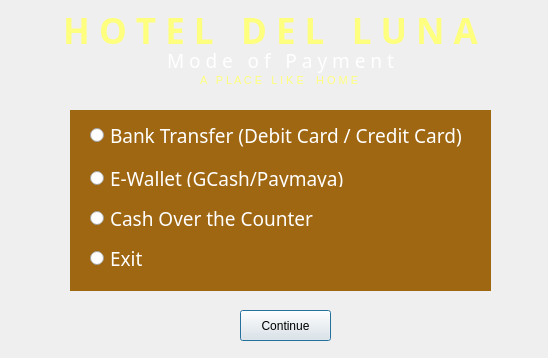
<?xml version="1.0" encoding="UTF-8"?>
<ui version="4.0">
 <class>Dialog</class>
 <widget class="QDialog" name="Dialog">
  <property name="geometry">
   <rect>
    <x>0</x>
    <y>0</y>
    <width>548</width>
    <height>358</height>
   </rect>
  </property>
  <property name="windowTitle">
   <string>Dialog</string>
  </property>
  <widget class="QLabel" name="label_2">
   <property name="geometry">
    <rect>
     <x>20</x>
     <y>40</y>
     <width>521</width>
     <height>41</height>
    </rect>
   </property>
   <property name="palette">
    <palette>
     <active>
      <colorrole role="WindowText">
       <brush brushstyle="SolidPattern">
        <color alpha="255">
         <red>255</red>
         <green>255</green>
         <blue>255</blue>
        </color>
       </brush>
      </colorrole>
      <colorrole role="Button">
       <brush brushstyle="SolidPattern">
        <color alpha="255">
         <red>255</red>
         <green>255</green>
         <blue>127</blue>
        </color>
       </brush>
      </colorrole>
      <colorrole role="Light">
       <brush brushstyle="SolidPattern">
        <color alpha="255">
         <red>255</red>
         <green>255</green>
         <blue>255</blue>
        </color>
       </brush>
      </colorrole>
      <colorrole role="Midlight">
       <brush brushstyle="SolidPattern">
        <color alpha="255">
         <red>255</red>
         <green>255</green>
         <blue>191</blue>
        </color>
       </brush>
      </colorrole>
      <colorrole role="Dark">
       <brush brushstyle="SolidPattern">
        <color alpha="255">
         <red>127</red>
         <green>127</green>
         <blue>63</blue>
        </color>
       </brush>
      </colorrole>
      <colorrole role="Mid">
       <brush brushstyle="SolidPattern">
        <color alpha="255">
         <red>170</red>
         <green>170</green>
         <blue>84</blue>
        </color>
       </brush>
      </colorrole>
      <colorrole role="Text">
       <brush brushstyle="SolidPattern">
        <color alpha="255">
         <red>0</red>
         <green>0</green>
         <blue>0</blue>
        </color>
       </brush>
      </colorrole>
      <colorrole role="BrightText">
       <brush brushstyle="SolidPattern">
        <color alpha="255">
         <red>255</red>
         <green>255</green>
         <blue>255</blue>
        </color>
       </brush>
      </colorrole>
      <colorrole role="ButtonText">
       <brush brushstyle="SolidPattern">
        <color alpha="255">
         <red>0</red>
         <green>0</green>
         <blue>0</blue>
        </color>
       </brush>
      </colorrole>
      <colorrole role="Base">
       <brush brushstyle="SolidPattern">
        <color alpha="255">
         <red>255</red>
         <green>255</green>
         <blue>255</blue>
        </color>
       </brush>
      </colorrole>
      <colorrole role="Window">
       <brush brushstyle="SolidPattern">
        <color alpha="255">
         <red>255</red>
         <green>255</green>
         <blue>127</blue>
        </color>
       </brush>
      </colorrole>
      <colorrole role="Shadow">
       <brush brushstyle="SolidPattern">
        <color alpha="255">
         <red>0</red>
         <green>0</green>
         <blue>0</blue>
        </color>
       </brush>
      </colorrole>
      <colorrole role="AlternateBase">
       <brush brushstyle="SolidPattern">
        <color alpha="255">
         <red>255</red>
         <green>255</green>
         <blue>191</blue>
        </color>
       </brush>
      </colorrole>
      <colorrole role="ToolTipBase">
       <brush brushstyle="SolidPattern">
        <color alpha="255">
         <red>255</red>
         <green>255</green>
         <blue>220</blue>
        </color>
       </brush>
      </colorrole>
      <colorrole role="ToolTipText">
       <brush brushstyle="SolidPattern">
        <color alpha="255">
         <red>0</red>
         <green>0</green>
         <blue>0</blue>
        </color>
       </brush>
      </colorrole>
     </active>
     <inactive>
      <colorrole role="WindowText">
       <brush brushstyle="SolidPattern">
        <color alpha="255">
         <red>255</red>
         <green>255</green>
         <blue>255</blue>
        </color>
       </brush>
      </colorrole>
      <colorrole role="Button">
       <brush brushstyle="SolidPattern">
        <color alpha="255">
         <red>255</red>
         <green>255</green>
         <blue>127</blue>
        </color>
       </brush>
      </colorrole>
      <colorrole role="Light">
       <brush brushstyle="SolidPattern">
        <color alpha="255">
         <red>255</red>
         <green>255</green>
         <blue>255</blue>
        </color>
       </brush>
      </colorrole>
      <colorrole role="Midlight">
       <brush brushstyle="SolidPattern">
        <color alpha="255">
         <red>255</red>
         <green>255</green>
         <blue>191</blue>
        </color>
       </brush>
      </colorrole>
      <colorrole role="Dark">
       <brush brushstyle="SolidPattern">
        <color alpha="255">
         <red>127</red>
         <green>127</green>
         <blue>63</blue>
        </color>
       </brush>
      </colorrole>
      <colorrole role="Mid">
       <brush brushstyle="SolidPattern">
        <color alpha="255">
         <red>170</red>
         <green>170</green>
         <blue>84</blue>
        </color>
       </brush>
      </colorrole>
      <colorrole role="Text">
       <brush brushstyle="SolidPattern">
        <color alpha="255">
         <red>0</red>
         <green>0</green>
         <blue>0</blue>
        </color>
       </brush>
      </colorrole>
      <colorrole role="BrightText">
       <brush brushstyle="SolidPattern">
        <color alpha="255">
         <red>255</red>
         <green>255</green>
         <blue>255</blue>
        </color>
       </brush>
      </colorrole>
      <colorrole role="ButtonText">
       <brush brushstyle="SolidPattern">
        <color alpha="255">
         <red>0</red>
         <green>0</green>
         <blue>0</blue>
        </color>
       </brush>
      </colorrole>
      <colorrole role="Base">
       <brush brushstyle="SolidPattern">
        <color alpha="255">
         <red>255</red>
         <green>255</green>
         <blue>255</blue>
        </color>
       </brush>
      </colorrole>
      <colorrole role="Window">
       <brush brushstyle="SolidPattern">
        <color alpha="255">
         <red>255</red>
         <green>255</green>
         <blue>127</blue>
        </color>
       </brush>
      </colorrole>
      <colorrole role="Shadow">
       <brush brushstyle="SolidPattern">
        <color alpha="255">
         <red>0</red>
         <green>0</green>
         <blue>0</blue>
        </color>
       </brush>
      </colorrole>
      <colorrole role="AlternateBase">
       <brush brushstyle="SolidPattern">
        <color alpha="255">
         <red>255</red>
         <green>255</green>
         <blue>191</blue>
        </color>
       </brush>
      </colorrole>
      <colorrole role="ToolTipBase">
       <brush brushstyle="SolidPattern">
        <color alpha="255">
         <red>255</red>
         <green>255</green>
         <blue>220</blue>
        </color>
       </brush>
      </colorrole>
      <colorrole role="ToolTipText">
       <brush brushstyle="SolidPattern">
        <color alpha="255">
         <red>0</red>
         <green>0</green>
         <blue>0</blue>
        </color>
       </brush>
      </colorrole>
     </inactive>
     <disabled>
      <colorrole role="WindowText">
       <brush brushstyle="SolidPattern">
        <color alpha="255">
         <red>127</red>
         <green>127</green>
         <blue>63</blue>
        </color>
       </brush>
      </colorrole>
      <colorrole role="Button">
       <brush brushstyle="SolidPattern">
        <color alpha="255">
         <red>255</red>
         <green>255</green>
         <blue>127</blue>
        </color>
       </brush>
      </colorrole>
      <colorrole role="Light">
       <brush brushstyle="SolidPattern">
        <color alpha="255">
         <red>255</red>
         <green>255</green>
         <blue>255</blue>
        </color>
       </brush>
      </colorrole>
      <colorrole role="Midlight">
       <brush brushstyle="SolidPattern">
        <color alpha="255">
         <red>255</red>
         <green>255</green>
         <blue>191</blue>
        </color>
       </brush>
      </colorrole>
      <colorrole role="Dark">
       <brush brushstyle="SolidPattern">
        <color alpha="255">
         <red>127</red>
         <green>127</green>
         <blue>63</blue>
        </color>
       </brush>
      </colorrole>
      <colorrole role="Mid">
       <brush brushstyle="SolidPattern">
        <color alpha="255">
         <red>170</red>
         <green>170</green>
         <blue>84</blue>
        </color>
       </brush>
      </colorrole>
      <colorrole role="Text">
       <brush brushstyle="SolidPattern">
        <color alpha="255">
         <red>127</red>
         <green>127</green>
         <blue>63</blue>
        </color>
       </brush>
      </colorrole>
      <colorrole role="BrightText">
       <brush brushstyle="SolidPattern">
        <color alpha="255">
         <red>255</red>
         <green>255</green>
         <blue>255</blue>
        </color>
       </brush>
      </colorrole>
      <colorrole role="ButtonText">
       <brush brushstyle="SolidPattern">
        <color alpha="255">
         <red>127</red>
         <green>127</green>
         <blue>63</blue>
        </color>
       </brush>
      </colorrole>
      <colorrole role="Base">
       <brush brushstyle="SolidPattern">
        <color alpha="255">
         <red>255</red>
         <green>255</green>
         <blue>127</blue>
        </color>
       </brush>
      </colorrole>
      <colorrole role="Window">
       <brush brushstyle="SolidPattern">
        <color alpha="255">
         <red>255</red>
         <green>255</green>
         <blue>127</blue>
        </color>
       </brush>
      </colorrole>
      <colorrole role="Shadow">
       <brush brushstyle="SolidPattern">
        <color alpha="255">
         <red>0</red>
         <green>0</green>
         <blue>0</blue>
        </color>
       </brush>
      </colorrole>
      <colorrole role="AlternateBase">
       <brush brushstyle="SolidPattern">
        <color alpha="255">
         <red>255</red>
         <green>255</green>
         <blue>127</blue>
        </color>
       </brush>
      </colorrole>
      <colorrole role="ToolTipBase">
       <brush brushstyle="SolidPattern">
        <color alpha="255">
         <red>255</red>
         <green>255</green>
         <blue>220</blue>
        </color>
       </brush>
      </colorrole>
      <colorrole role="ToolTipText">
       <brush brushstyle="SolidPattern">
        <color alpha="255">
         <red>0</red>
         <green>0</green>
         <blue>0</blue>
        </color>
       </brush>
      </colorrole>
     </disabled>
    </palette>
   </property>
   <property name="font">
    <font>
     <family>Century Gothic</family>
     <pointsize>14</pointsize>
     <weight>50</weight>
     <bold>false</bold>
    </font>
   </property>
   <property name="toolTipDuration">
    <number>-4</number>
   </property>
   <property name="autoFillBackground">
    <bool>false</bool>
   </property>
   <property name="text">
    <string>M o d e   o f   P a y m e n t</string>
   </property>
   <property name="alignment">
    <set>Qt::AlignCenter</set>
   </property>
  </widget>
  <widget class="QRadioButton" name="rbCard">
   <property name="geometry">
    <rect>
     <x>90</x>
     <y>120</y>
     <width>391</width>
     <height>31</height>
    </rect>
   </property>
   <property name="palette">
    <palette>
     <active>
      <colorrole role="WindowText">
       <brush brushstyle="SolidPattern">
        <color alpha="255">
         <red>255</red>
         <green>255</green>
         <blue>255</blue>
        </color>
       </brush>
      </colorrole>
     </active>
     <inactive>
      <colorrole role="WindowText">
       <brush brushstyle="SolidPattern">
        <color alpha="255">
         <red>255</red>
         <green>255</green>
         <blue>255</blue>
        </color>
       </brush>
      </colorrole>
     </inactive>
     <disabled>
      <colorrole role="WindowText">
       <brush brushstyle="SolidPattern">
        <color alpha="255">
         <red>120</red>
         <green>120</green>
         <blue>120</blue>
        </color>
       </brush>
      </colorrole>
     </disabled>
    </palette>
   </property>
   <property name="font">
    <font>
     <family>Century Gothic</family>
     <pointsize>14</pointsize>
    </font>
   </property>
   <property name="text">
    <string>Bank Transfer (Debit Card / Credit Card)</string>
   </property>
  </widget>
  <widget class="QRadioButton" name="rbEwallet">
   <property name="geometry">
    <rect>
     <x>90</x>
     <y>170</y>
     <width>341</width>
     <height>17</height>
    </rect>
   </property>
   <property name="palette">
    <palette>
     <active>
      <colorrole role="WindowText">
       <brush brushstyle="SolidPattern">
        <color alpha="255">
         <red>255</red>
         <green>255</green>
         <blue>255</blue>
        </color>
       </brush>
      </colorrole>
     </active>
     <inactive>
      <colorrole role="WindowText">
       <brush brushstyle="SolidPattern">
        <color alpha="255">
         <red>255</red>
         <green>255</green>
         <blue>255</blue>
        </color>
       </brush>
      </colorrole>
     </inactive>
     <disabled>
      <colorrole role="WindowText">
       <brush brushstyle="SolidPattern">
        <color alpha="255">
         <red>120</red>
         <green>120</green>
         <blue>120</blue>
        </color>
       </brush>
      </colorrole>
     </disabled>
    </palette>
   </property>
   <property name="font">
    <font>
     <family>Century Gothic</family>
     <pointsize>14</pointsize>
    </font>
   </property>
   <property name="text">
    <string>E-Wallet (GCash/Paymaya)</string>
   </property>
  </widget>
  <widget class="QRadioButton" name="rbCash">
   <property name="geometry">
    <rect>
     <x>90</x>
     <y>210</y>
     <width>351</width>
     <height>17</height>
    </rect>
   </property>
   <property name="palette">
    <palette>
     <active>
      <colorrole role="WindowText">
       <brush brushstyle="SolidPattern">
        <color alpha="255">
         <red>255</red>
         <green>255</green>
         <blue>255</blue>
        </color>
       </brush>
      </colorrole>
     </active>
     <inactive>
      <colorrole role="WindowText">
       <brush brushstyle="SolidPattern">
        <color alpha="255">
         <red>255</red>
         <green>255</green>
         <blue>255</blue>
        </color>
       </brush>
      </colorrole>
     </inactive>
     <disabled>
      <colorrole role="WindowText">
       <brush brushstyle="SolidPattern">
        <color alpha="255">
         <red>120</red>
         <green>120</green>
         <blue>120</blue>
        </color>
       </brush>
      </colorrole>
     </disabled>
    </palette>
   </property>
   <property name="font">
    <font>
     <family>Century Gothic</family>
     <pointsize>14</pointsize>
    </font>
   </property>
   <property name="text">
    <string>Cash Over the Counter</string>
   </property>
  </widget>
  <widget class="QRadioButton" name="rbExit">
   <property name="geometry">
    <rect>
     <x>90</x>
     <y>250</y>
     <width>201</width>
     <height>17</height>
    </rect>
   </property>
   <property name="palette">
    <palette>
     <active>
      <colorrole role="WindowText">
       <brush brushstyle="SolidPattern">
        <color alpha="255">
         <red>255</red>
         <green>255</green>
         <blue>255</blue>
        </color>
       </brush>
      </colorrole>
     </active>
     <inactive>
      <colorrole role="WindowText">
       <brush brushstyle="SolidPattern">
        <color alpha="255">
         <red>255</red>
         <green>255</green>
         <blue>255</blue>
        </color>
       </brush>
      </colorrole>
     </inactive>
     <disabled>
      <colorrole role="WindowText">
       <brush brushstyle="SolidPattern">
        <color alpha="255">
         <red>120</red>
         <green>120</green>
         <blue>120</blue>
        </color>
       </brush>
      </colorrole>
     </disabled>
    </palette>
   </property>
   <property name="font">
    <font>
     <family>Century Gothic</family>
     <pointsize>14</pointsize>
    </font>
   </property>
   <property name="text">
    <string>Exit</string>
   </property>
  </widget>
  <widget class="QLabel" name="label_3">
   <property name="geometry">
    <rect>
     <x>0</x>
     <y>-10</y>
     <width>561</width>
     <height>421</height>
    </rect>
   </property>
   <property name="text">
    <string/>
   </property>
   <property name="pixmap">
    <pixmap>197106241_971084893703044_7335483416753745947_n.jpg</pixmap>
   </property>
  </widget>
  <widget class="QLabel" name="label_4">
   <property name="geometry">
    <rect>
     <x>10</x>
     <y>10</y>
     <width>521</width>
     <height>41</height>
    </rect>
   </property>
   <property name="palette">
    <palette>
     <active>
      <colorrole role="WindowText">
       <brush brushstyle="SolidPattern">
        <color alpha="255">
         <red>255</red>
         <green>255</green>
         <blue>127</blue>
        </color>
       </brush>
      </colorrole>
      <colorrole role="Button">
       <brush brushstyle="SolidPattern">
        <color alpha="255">
         <red>255</red>
         <green>255</green>
         <blue>127</blue>
        </color>
       </brush>
      </colorrole>
      <colorrole role="Light">
       <brush brushstyle="SolidPattern">
        <color alpha="255">
         <red>255</red>
         <green>255</green>
         <blue>255</blue>
        </color>
       </brush>
      </colorrole>
      <colorrole role="Midlight">
       <brush brushstyle="SolidPattern">
        <color alpha="255">
         <red>255</red>
         <green>255</green>
         <blue>191</blue>
        </color>
       </brush>
      </colorrole>
      <colorrole role="Dark">
       <brush brushstyle="SolidPattern">
        <color alpha="255">
         <red>127</red>
         <green>127</green>
         <blue>63</blue>
        </color>
       </brush>
      </colorrole>
      <colorrole role="Mid">
       <brush brushstyle="SolidPattern">
        <color alpha="255">
         <red>170</red>
         <green>170</green>
         <blue>84</blue>
        </color>
       </brush>
      </colorrole>
      <colorrole role="Text">
       <brush brushstyle="SolidPattern">
        <color alpha="255">
         <red>0</red>
         <green>0</green>
         <blue>0</blue>
        </color>
       </brush>
      </colorrole>
      <colorrole role="BrightText">
       <brush brushstyle="SolidPattern">
        <color alpha="255">
         <red>255</red>
         <green>255</green>
         <blue>255</blue>
        </color>
       </brush>
      </colorrole>
      <colorrole role="ButtonText">
       <brush brushstyle="SolidPattern">
        <color alpha="255">
         <red>0</red>
         <green>0</green>
         <blue>0</blue>
        </color>
       </brush>
      </colorrole>
      <colorrole role="Base">
       <brush brushstyle="SolidPattern">
        <color alpha="255">
         <red>255</red>
         <green>255</green>
         <blue>255</blue>
        </color>
       </brush>
      </colorrole>
      <colorrole role="Window">
       <brush brushstyle="SolidPattern">
        <color alpha="255">
         <red>255</red>
         <green>255</green>
         <blue>127</blue>
        </color>
       </brush>
      </colorrole>
      <colorrole role="Shadow">
       <brush brushstyle="SolidPattern">
        <color alpha="255">
         <red>0</red>
         <green>0</green>
         <blue>0</blue>
        </color>
       </brush>
      </colorrole>
      <colorrole role="AlternateBase">
       <brush brushstyle="SolidPattern">
        <color alpha="255">
         <red>255</red>
         <green>255</green>
         <blue>191</blue>
        </color>
       </brush>
      </colorrole>
      <colorrole role="ToolTipBase">
       <brush brushstyle="SolidPattern">
        <color alpha="255">
         <red>255</red>
         <green>255</green>
         <blue>220</blue>
        </color>
       </brush>
      </colorrole>
      <colorrole role="ToolTipText">
       <brush brushstyle="SolidPattern">
        <color alpha="255">
         <red>0</red>
         <green>0</green>
         <blue>0</blue>
        </color>
       </brush>
      </colorrole>
     </active>
     <inactive>
      <colorrole role="WindowText">
       <brush brushstyle="SolidPattern">
        <color alpha="255">
         <red>255</red>
         <green>255</green>
         <blue>127</blue>
        </color>
       </brush>
      </colorrole>
      <colorrole role="Button">
       <brush brushstyle="SolidPattern">
        <color alpha="255">
         <red>255</red>
         <green>255</green>
         <blue>127</blue>
        </color>
       </brush>
      </colorrole>
      <colorrole role="Light">
       <brush brushstyle="SolidPattern">
        <color alpha="255">
         <red>255</red>
         <green>255</green>
         <blue>255</blue>
        </color>
       </brush>
      </colorrole>
      <colorrole role="Midlight">
       <brush brushstyle="SolidPattern">
        <color alpha="255">
         <red>255</red>
         <green>255</green>
         <blue>191</blue>
        </color>
       </brush>
      </colorrole>
      <colorrole role="Dark">
       <brush brushstyle="SolidPattern">
        <color alpha="255">
         <red>127</red>
         <green>127</green>
         <blue>63</blue>
        </color>
       </brush>
      </colorrole>
      <colorrole role="Mid">
       <brush brushstyle="SolidPattern">
        <color alpha="255">
         <red>170</red>
         <green>170</green>
         <blue>84</blue>
        </color>
       </brush>
      </colorrole>
      <colorrole role="Text">
       <brush brushstyle="SolidPattern">
        <color alpha="255">
         <red>0</red>
         <green>0</green>
         <blue>0</blue>
        </color>
       </brush>
      </colorrole>
      <colorrole role="BrightText">
       <brush brushstyle="SolidPattern">
        <color alpha="255">
         <red>255</red>
         <green>255</green>
         <blue>255</blue>
        </color>
       </brush>
      </colorrole>
      <colorrole role="ButtonText">
       <brush brushstyle="SolidPattern">
        <color alpha="255">
         <red>0</red>
         <green>0</green>
         <blue>0</blue>
        </color>
       </brush>
      </colorrole>
      <colorrole role="Base">
       <brush brushstyle="SolidPattern">
        <color alpha="255">
         <red>255</red>
         <green>255</green>
         <blue>255</blue>
        </color>
       </brush>
      </colorrole>
      <colorrole role="Window">
       <brush brushstyle="SolidPattern">
        <color alpha="255">
         <red>255</red>
         <green>255</green>
         <blue>127</blue>
        </color>
       </brush>
      </colorrole>
      <colorrole role="Shadow">
       <brush brushstyle="SolidPattern">
        <color alpha="255">
         <red>0</red>
         <green>0</green>
         <blue>0</blue>
        </color>
       </brush>
      </colorrole>
      <colorrole role="AlternateBase">
       <brush brushstyle="SolidPattern">
        <color alpha="255">
         <red>255</red>
         <green>255</green>
         <blue>191</blue>
        </color>
       </brush>
      </colorrole>
      <colorrole role="ToolTipBase">
       <brush brushstyle="SolidPattern">
        <color alpha="255">
         <red>255</red>
         <green>255</green>
         <blue>220</blue>
        </color>
       </brush>
      </colorrole>
      <colorrole role="ToolTipText">
       <brush brushstyle="SolidPattern">
        <color alpha="255">
         <red>0</red>
         <green>0</green>
         <blue>0</blue>
        </color>
       </brush>
      </colorrole>
     </inactive>
     <disabled>
      <colorrole role="WindowText">
       <brush brushstyle="SolidPattern">
        <color alpha="255">
         <red>127</red>
         <green>127</green>
         <blue>63</blue>
        </color>
       </brush>
      </colorrole>
      <colorrole role="Button">
       <brush brushstyle="SolidPattern">
        <color alpha="255">
         <red>255</red>
         <green>255</green>
         <blue>127</blue>
        </color>
       </brush>
      </colorrole>
      <colorrole role="Light">
       <brush brushstyle="SolidPattern">
        <color alpha="255">
         <red>255</red>
         <green>255</green>
         <blue>255</blue>
        </color>
       </brush>
      </colorrole>
      <colorrole role="Midlight">
       <brush brushstyle="SolidPattern">
        <color alpha="255">
         <red>255</red>
         <green>255</green>
         <blue>191</blue>
        </color>
       </brush>
      </colorrole>
      <colorrole role="Dark">
       <brush brushstyle="SolidPattern">
        <color alpha="255">
         <red>127</red>
         <green>127</green>
         <blue>63</blue>
        </color>
       </brush>
      </colorrole>
      <colorrole role="Mid">
       <brush brushstyle="SolidPattern">
        <color alpha="255">
         <red>170</red>
         <green>170</green>
         <blue>84</blue>
        </color>
       </brush>
      </colorrole>
      <colorrole role="Text">
       <brush brushstyle="SolidPattern">
        <color alpha="255">
         <red>127</red>
         <green>127</green>
         <blue>63</blue>
        </color>
       </brush>
      </colorrole>
      <colorrole role="BrightText">
       <brush brushstyle="SolidPattern">
        <color alpha="255">
         <red>255</red>
         <green>255</green>
         <blue>255</blue>
        </color>
       </brush>
      </colorrole>
      <colorrole role="ButtonText">
       <brush brushstyle="SolidPattern">
        <color alpha="255">
         <red>127</red>
         <green>127</green>
         <blue>63</blue>
        </color>
       </brush>
      </colorrole>
      <colorrole role="Base">
       <brush brushstyle="SolidPattern">
        <color alpha="255">
         <red>255</red>
         <green>255</green>
         <blue>127</blue>
        </color>
       </brush>
      </colorrole>
      <colorrole role="Window">
       <brush brushstyle="SolidPattern">
        <color alpha="255">
         <red>255</red>
         <green>255</green>
         <blue>127</blue>
        </color>
       </brush>
      </colorrole>
      <colorrole role="Shadow">
       <brush brushstyle="SolidPattern">
        <color alpha="255">
         <red>0</red>
         <green>0</green>
         <blue>0</blue>
        </color>
       </brush>
      </colorrole>
      <colorrole role="AlternateBase">
       <brush brushstyle="SolidPattern">
        <color alpha="255">
         <red>255</red>
         <green>255</green>
         <blue>127</blue>
        </color>
       </brush>
      </colorrole>
      <colorrole role="ToolTipBase">
       <brush brushstyle="SolidPattern">
        <color alpha="255">
         <red>255</red>
         <green>255</green>
         <blue>220</blue>
        </color>
       </brush>
      </colorrole>
      <colorrole role="ToolTipText">
       <brush brushstyle="SolidPattern">
        <color alpha="255">
         <red>0</red>
         <green>0</green>
         <blue>0</blue>
        </color>
       </brush>
      </colorrole>
     </disabled>
    </palette>
   </property>
   <property name="font">
    <font>
     <family>Century Gothic</family>
     <pointsize>26</pointsize>
     <weight>75</weight>
     <bold>true</bold>
    </font>
   </property>
   <property name="toolTipDuration">
    <number>-4</number>
   </property>
   <property name="autoFillBackground">
    <bool>false</bool>
   </property>
   <property name="text">
    <string>H O T E L   D E L   L U N A</string>
   </property>
   <property name="alignment">
    <set>Qt::AlignCenter</set>
   </property>
  </widget>
  <widget class="QLabel" name="label">
   <property name="geometry">
    <rect>
     <x>70</x>
     <y>110</y>
     <width>421</width>
     <height>181</height>
    </rect>
   </property>
   <property name="palette">
    <palette>
     <active>
      <colorrole role="Base">
       <brush brushstyle="SolidPattern">
        <color alpha="255">
         <red>255</red>
         <green>255</green>
         <blue>255</blue>
        </color>
       </brush>
      </colorrole>
      <colorrole role="Window">
       <brush brushstyle="SolidPattern">
        <color alpha="255">
         <red>159</red>
         <green>103</green>
         <blue>18</blue>
        </color>
       </brush>
      </colorrole>
     </active>
     <inactive>
      <colorrole role="Base">
       <brush brushstyle="SolidPattern">
        <color alpha="255">
         <red>255</red>
         <green>255</green>
         <blue>255</blue>
        </color>
       </brush>
      </colorrole>
      <colorrole role="Window">
       <brush brushstyle="SolidPattern">
        <color alpha="255">
         <red>159</red>
         <green>103</green>
         <blue>18</blue>
        </color>
       </brush>
      </colorrole>
     </inactive>
     <disabled>
      <colorrole role="Base">
       <brush brushstyle="SolidPattern">
        <color alpha="255">
         <red>159</red>
         <green>103</green>
         <blue>18</blue>
        </color>
       </brush>
      </colorrole>
      <colorrole role="Window">
       <brush brushstyle="SolidPattern">
        <color alpha="255">
         <red>159</red>
         <green>103</green>
         <blue>18</blue>
        </color>
       </brush>
      </colorrole>
     </disabled>
    </palette>
   </property>
   <property name="autoFillBackground">
    <bool>true</bool>
   </property>
   <property name="text">
    <string/>
   </property>
  </widget>
  <widget class="QLabel" name="label_5">
   <property name="geometry">
    <rect>
     <x>200</x>
     <y>70</y>
     <width>171</width>
     <height>20</height>
    </rect>
   </property>
   <property name="palette">
    <palette>
     <active>
      <colorrole role="WindowText">
       <brush brushstyle="SolidPattern">
        <color alpha="255">
         <red>255</red>
         <green>255</green>
         <blue>127</blue>
        </color>
       </brush>
      </colorrole>
     </active>
     <inactive>
      <colorrole role="WindowText">
       <brush brushstyle="SolidPattern">
        <color alpha="255">
         <red>255</red>
         <green>255</green>
         <blue>127</blue>
        </color>
       </brush>
      </colorrole>
     </inactive>
     <disabled>
      <colorrole role="WindowText">
       <brush brushstyle="SolidPattern">
        <color alpha="255">
         <red>120</red>
         <green>120</green>
         <blue>120</blue>
        </color>
       </brush>
      </colorrole>
     </disabled>
    </palette>
   </property>
   <property name="font">
    <font>
     <pointsize>8</pointsize>
    </font>
   </property>
   <property name="text">
    <string>A   P L A C E   L I K E    H O M E</string>
   </property>
  </widget>
  <widget class="QPushButton" name="btnContinue">
   <property name="geometry">
    <rect>
     <x>240</x>
     <y>310</y>
     <width>91</width>
     <height>31</height>
    </rect>
   </property>
   <property name="text">
    <string>Continue</string>
   </property>
  </widget>
  <zorder>label_3</zorder>
  <zorder>label</zorder>
  <zorder>label_2</zorder>
  <zorder>rbCard</zorder>
  <zorder>rbEwallet</zorder>
  <zorder>rbCash</zorder>
  <zorder>rbExit</zorder>
  <zorder>label_4</zorder>
  <zorder>label_5</zorder>
  <zorder>btnContinue</zorder>
 </widget>
 <resources/>
 <connections/>
</ui>
